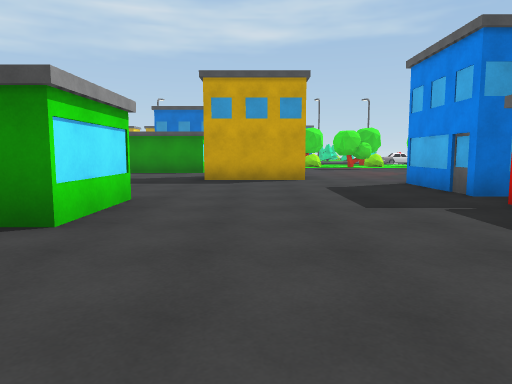
view 1 (above)

24 first-person views from a walk through a 3-D level made in the Unity game engine. The camera is 1.3 m above the floor, tilts 6° down and sees 70° across. The floor is counted in squares, 2 m on a side. Each view is taken from the middle of a square. On the plan, view 1 faces up. The plan holds only what a view shows up to about 11 squares ahead; the rest is blank. The place goes on beyond the plan. The player character is not drawn.

view 2
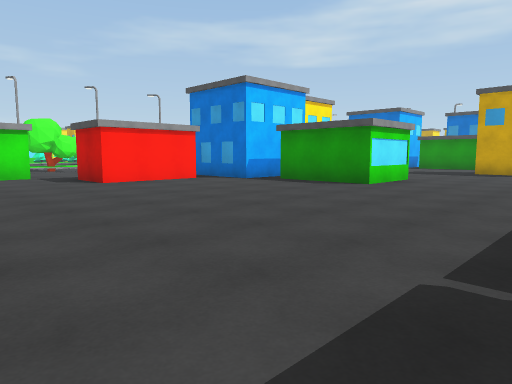

view 3
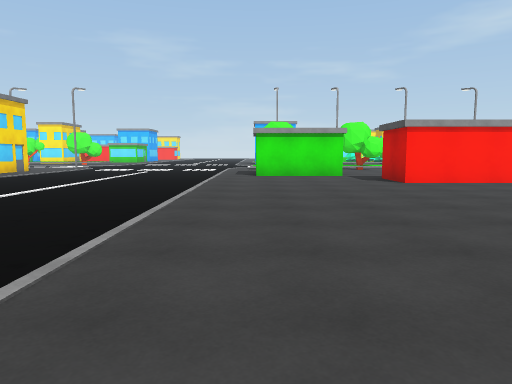

view 4
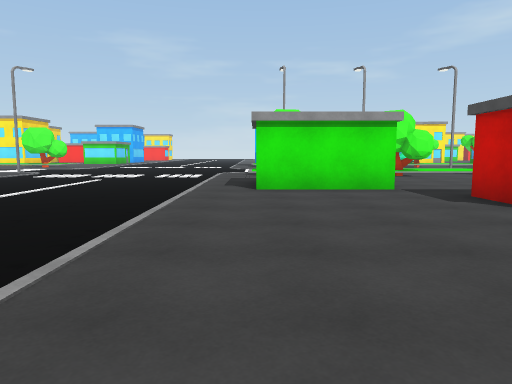

view 5
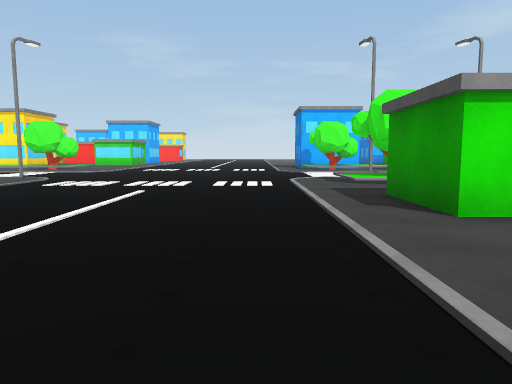

view 6
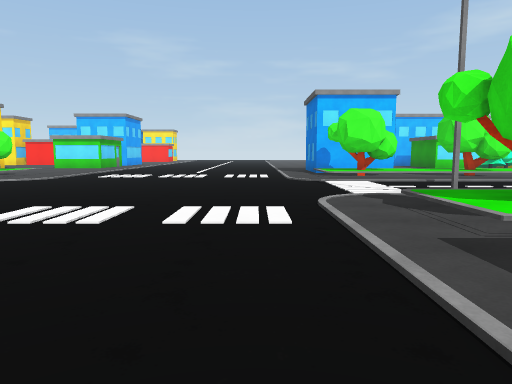

view 7
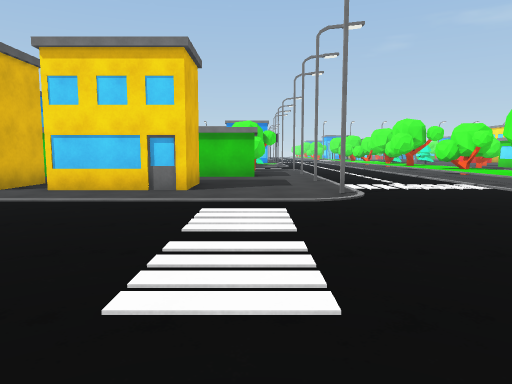

view 8
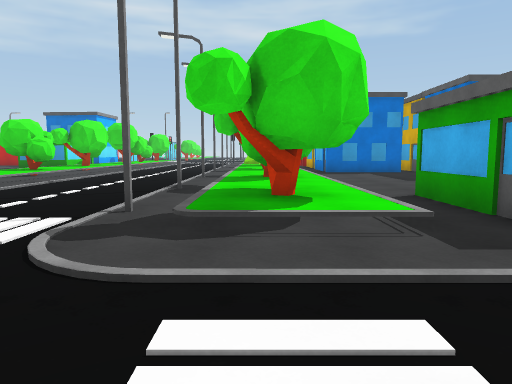

view 9
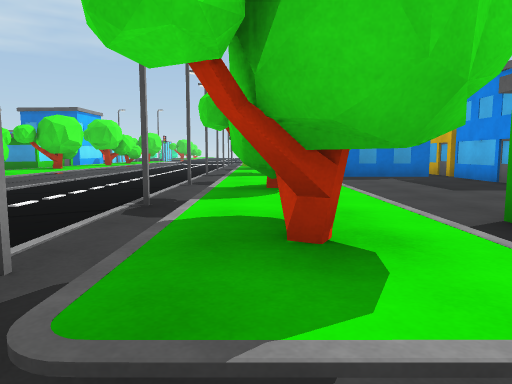

view 10
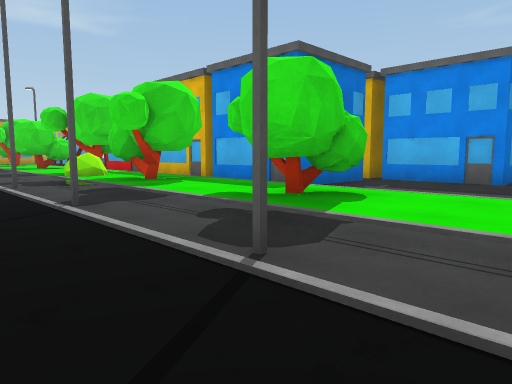

view 11
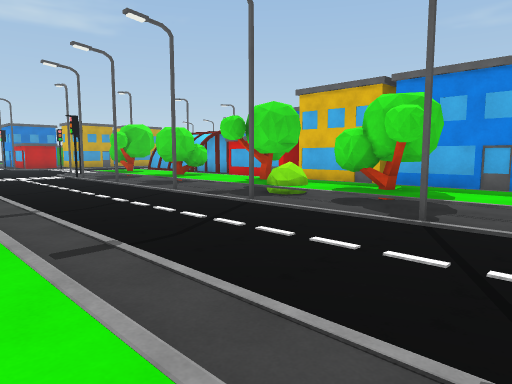

view 12
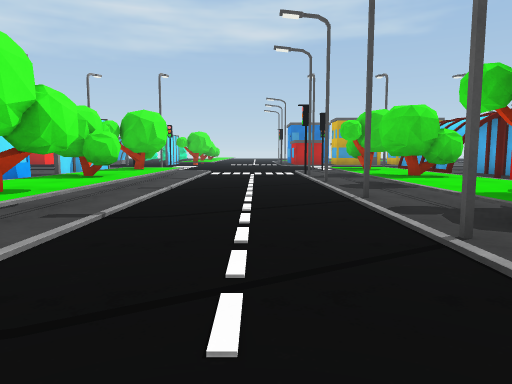

view 13
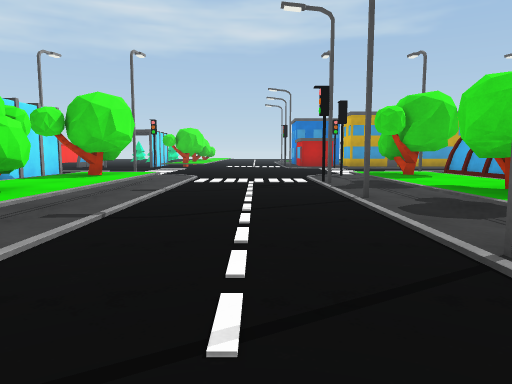

view 14
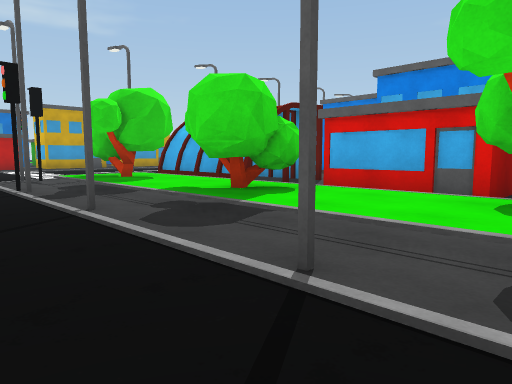

view 15
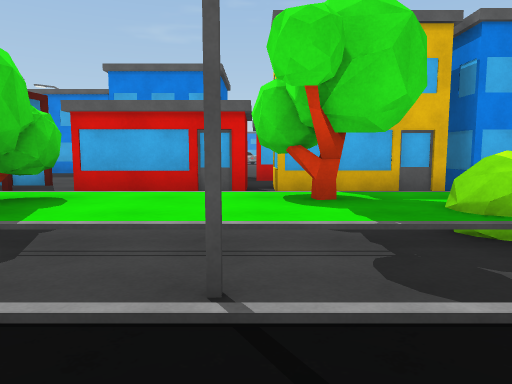

view 16
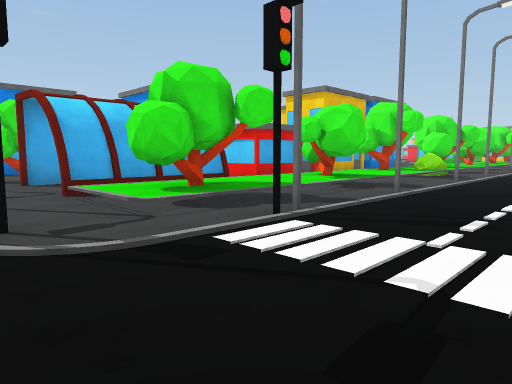

view 17
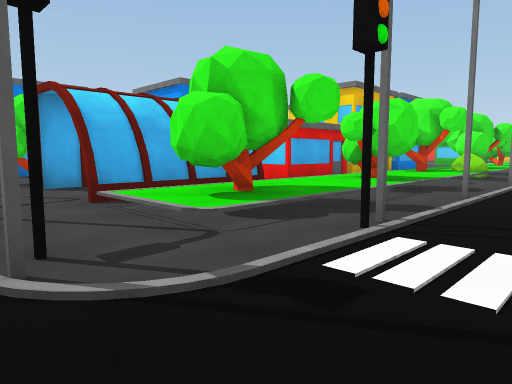

view 18
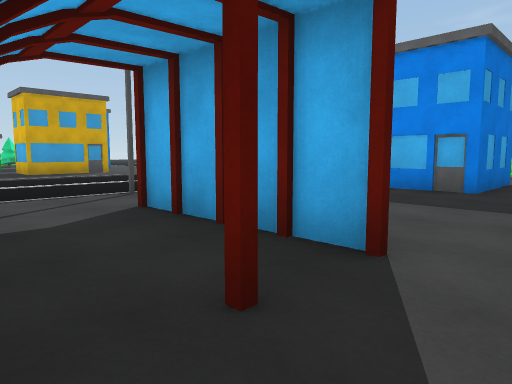

view 19
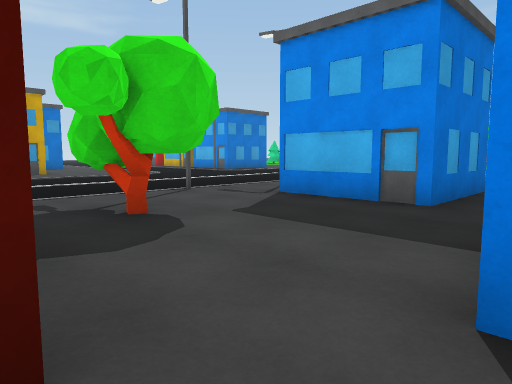

view 20
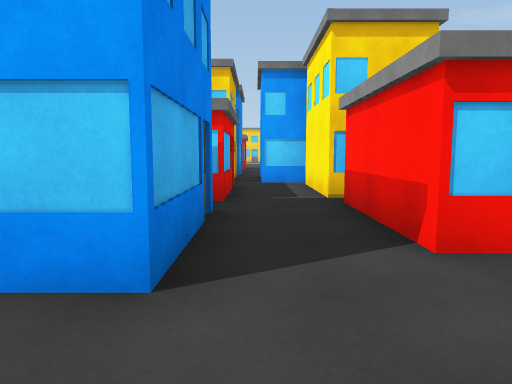

view 21
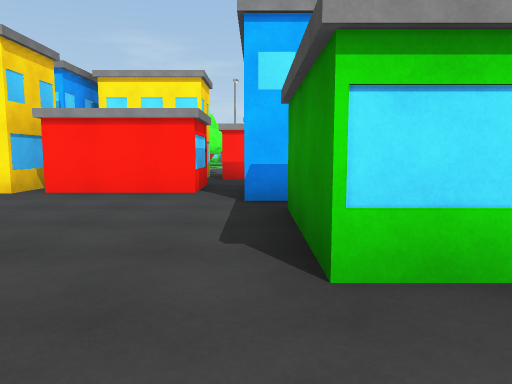

view 22
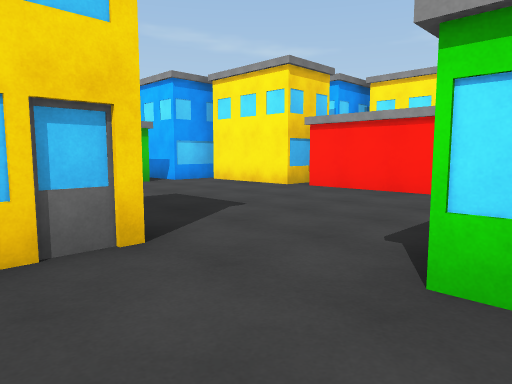

view 23
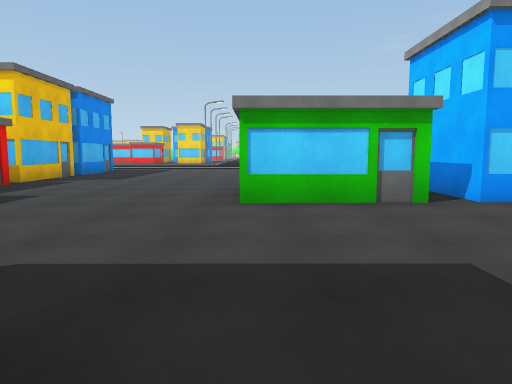

view 24
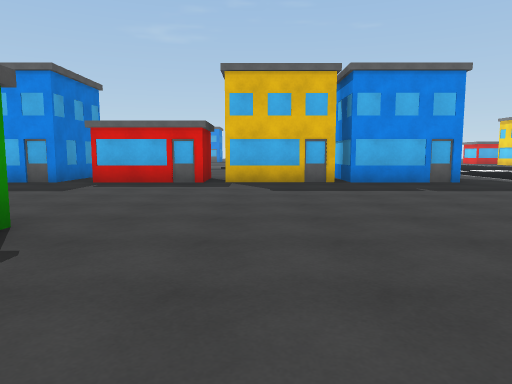

### Floor plan
Key: @ floor where view 1 was taken; # wall or solid block; . main floor; : floor 0.25 m higher than the main floor; / step, stairs or slope; B building; T tree; S shed; O other object.
Columns run from 20 left of view 1 to 5 right of it. Each row starts with its distance up from view 1.
 20 #.......  ........
 19  .....#...........
 18 T:.....T:S.S.T..B
 17 TT.....TTS.S.T..#
 16 #T.....::S.S....###
 15 ::.....::S.S......
 14 T:.....T:.B..B  B
 13 TT.....TT  #.#    #..
 12 ::.....:: ##.###.....
 11 :T....#:T #..##.....B ...
 10  T.....TTB##B #....## ...
  9   .....T: ##. #....###...
  8 O .....T: ##.B#.........BB
  7 OO.....TT #####.........
  6  :....#:: #  ##.........##
  5 ::.....:: B..B##B##.....B
  4 T:.....T:....###  #....B
  3 TT.....TT....###........
  2  :.....::....B..........B
  1  T.....:T...B #.........#
  0 TT.....TT.... #.....@...#
 -1 ::.....::...............#
 -2 T:.....T:. B...........B
 -3 TT.....TT.##............
 -4 //.....//.##.............
 -5 ...................... ..
 -6  ....................
 -7  ..................
 -8  .................
 -9  ...............
-10  ..............
-11 .............
-12 ......#.....
-13 T:.......##B#
-14 TT.......   #
-15  :....#..
-16 ::.......
-17 T:.... B

Where each view was taken, in squares from view 1:
view 1: 0 up, 0 right, facing up
view 2: 4 down, 2 right, facing up-left
view 3: 4 down, 2 right, facing left
view 4: 4 down, 2 left, facing left
view 5: 6 down, 5 left, facing left
view 6: 6 down, 9 left, facing left
view 7: 6 down, 13 left, facing down
view 8: 7 down, 13 left, facing up
view 9: 5 down, 13 left, facing up
view 10: 1 up, 16 left, facing up-right
view 11: 4 up, 19 left, facing up-right
view 12: 6 up, 16 left, facing up
view 13: 9 up, 16 left, facing up
view 14: 10 up, 16 left, facing up-right
view 15: 11 up, 16 left, facing right
view 16: 20 up, 17 left, facing down-right
view 17: 20 up, 16 left, facing down-right
view 18: 14 up, 11 left, facing up-right
view 19: 14 up, 9 left, facing up-right
view 20: 16 up, 8 left, facing down
view 21: 12 up, 0 right, facing left
view 22: 13 up, 0 right, facing down-left
view 23: 10 up, 2 left, facing down
view 24: 1 up, 5 left, facing right
